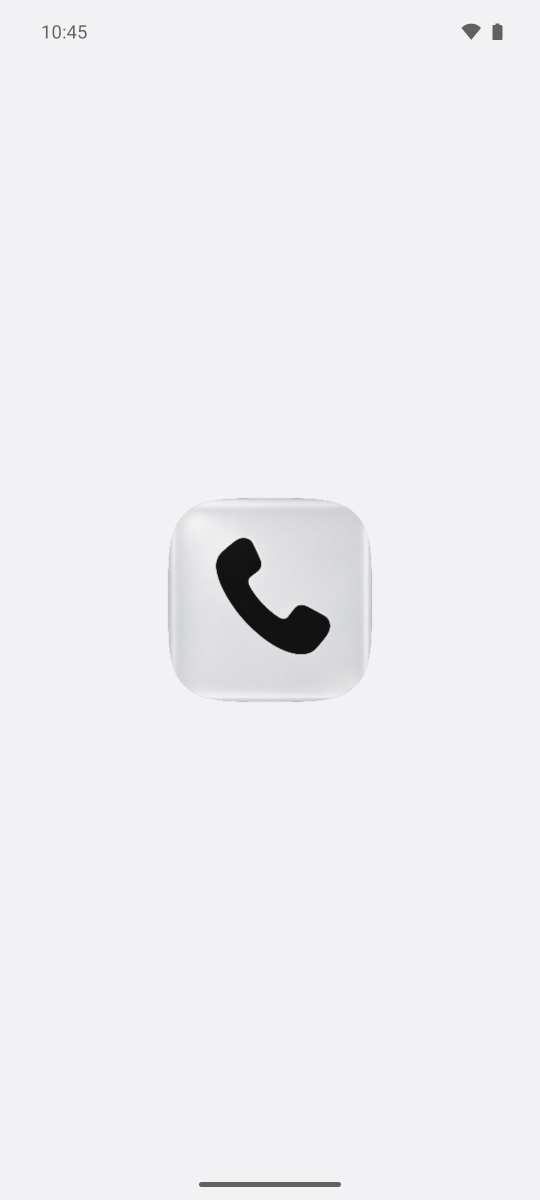
#> input picture store/graphics/concepts/splash.png, 1080 x 2400 px, given in place of icon-c2n.png, which was not available (shown at 1/2 size)
$ python center_icons.py
#> lines starting #> are read from the running program, lines starting #| are printed output that depends on the picture; after the words box and inside, x2 and y2 are one past the last pixel; in counts of white or black regions, pixels touching at a corner belong together
"""
Moves the handset of each icon to the optical centre: halfway between the middle of its box and its
centre of mass lands on the middle of the canvas. The hole it leaves is inpainted from the glass around it.

    python store/tools/center_icons.py
"""
import os

import cv2
import numpy as np

HERE = os.path.dirname(os.path.abspath(__file__))
CONCEPTS = os.path.join(HERE, "..", "graphics", "concepts")
# Source -> output, and whether the handset is light on a dark slab.
ICONS = {"icon-c2n": ("icon-c2c", False), "icon-c3n": ("icon-c3c", False), "icon-green3": ("icon-green4", True), "icon-blue2": ("icon-blue3", True)}

for source, (target, light) in ICONS.items():
    img = cv2.imread(os.path.join(CONCEPTS, source + ".png"))
#> img is the input picture: shape (2400, 1080, 3); mean B, G, R 240.9, 238.9, 238.9
    gray = cv2.cvtColor(img, cv2.COLOR_BGR2GRAY)
    core = (gray > 200) if light else (gray < 70)
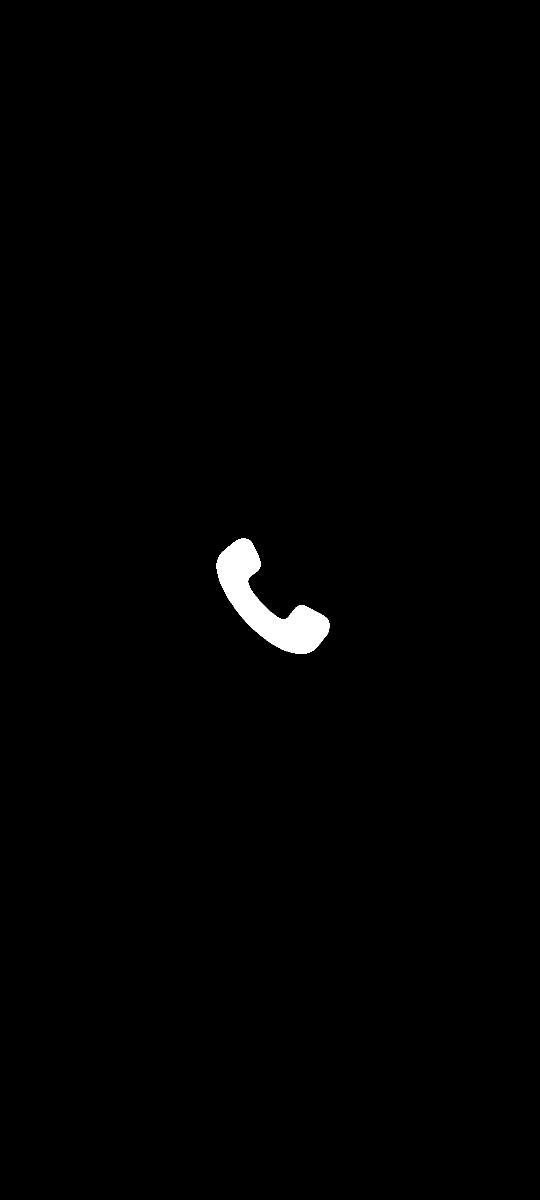
#> core: shape (2400, 1080) bool (shown at 1/2 size); 0.77% white; 1 white region, box (x1, y1, x2, y2) and area: (432, 1076, 660, 1308) 20051
    core[:120, :] = core[-120:, :] = False
    core[:, :120] = core[:, -120:] = False
    core = core.astype(np.uint8)
    # Keep the biggest blob: the handset, not stray highlights.
    count, labels, stats, _ = cv2.connectedComponentsWithStats(core)
#> count = 2; stats = [[0, 0, 1080, 2400, 2571949], [432, 1076, 228, 232, 20051]]
    biggest = 1 + int(np.argmax(stats[1:, cv2.CC_STAT_AREA]))
#> biggest = 1
    core = (labels == biggest).astype(np.uint8)
    ys, xs = np.nonzero(core)
    box = ((xs.min() + xs.max()) / 2, (ys.min() + ys.max()) / 2)
#> box = (545.5, 1191.5)
    mass = (xs.mean(), ys.mean())
#> mass = (533.6, 1207.5)
    optical = ((box[0] + mass[0]) / 2, (box[1] + mass[1]) / 2)
#> optical = (539.5, 1199.5)
    h, w = gray.shape
#> h = 2400; w = 1080
    dx, dy = int(round(w / 2 - optical[0])), int(round(h / 2 - optical[1]))
#> dx = 0; dy = 1
    # The handset with its soft rim and shadow.
    region = cv2.dilate(core, np.ones((5, 5), np.uint8), iterations=6)
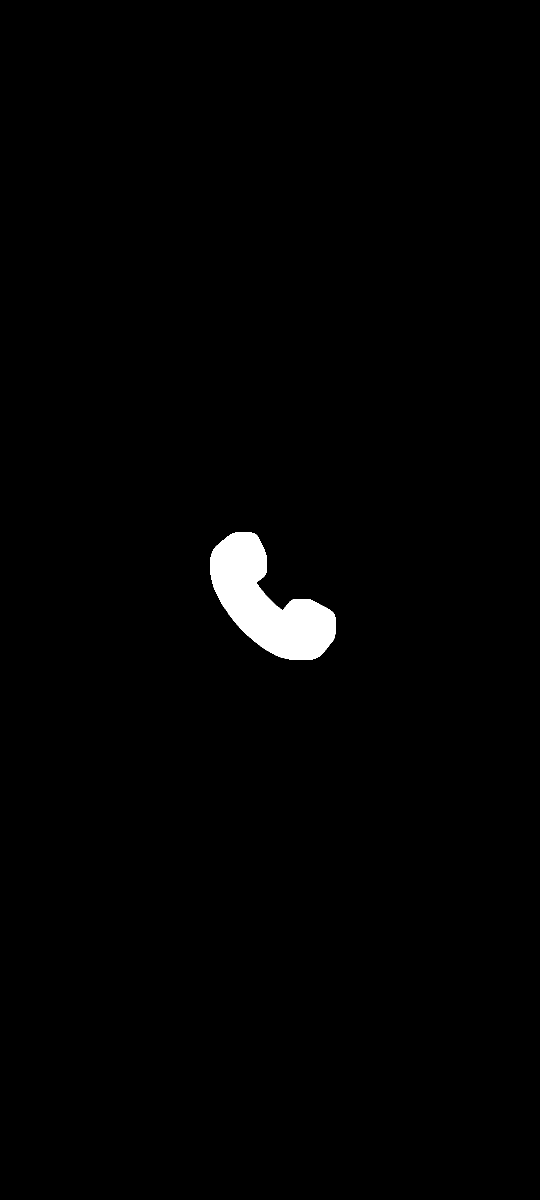
#> region: shape (2400, 1080) (shown at 1/2 size); values 0 (black) and 1 (white), 1.3% white; 1 white region, box (x1, y1, x2, y2) and area: (420, 1064, 672, 1320) 32856
    hole = cv2.dilate(region, np.ones((5, 5), np.uint8), iterations=3)
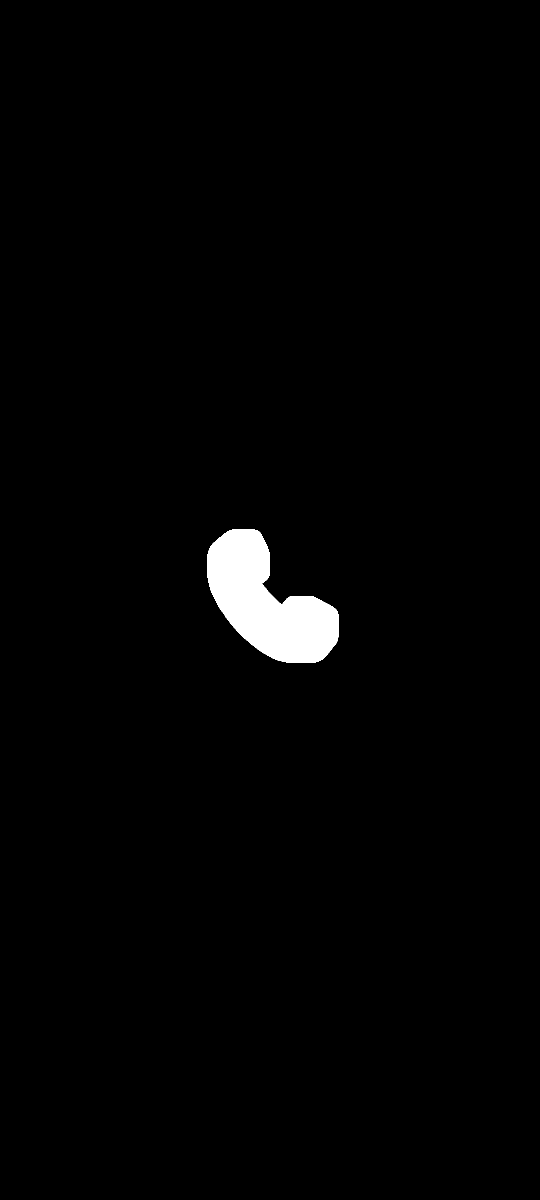
#> hole: shape (2400, 1080) (shown at 1/2 size); values 0 (black) and 1 (white), 1.5% white; 1 white region, box (x1, y1, x2, y2) and area: (414, 1058, 678, 1326) 39541
    clean = cv2.inpaint(img, hole * 255, 9, cv2.INPAINT_TELEA)
    shift = np.float32([[1, 0, dx], [0, 1, dy]])
#> shift = [[1, 0, 0], [0, 1, 1]]
    moved = cv2.warpAffine(img, shift, (w, h), borderMode=cv2.BORDER_REPLICATE)
    alpha = cv2.warpAffine(region.astype(np.float32), shift, (w, h))
#> alpha: shape (2400, 1080) float32; values 0 (black) and 1 (white), 1.3% white; 1 white region, box (x1, y1, x2, y2) and area: (420, 1065, 672, 1321) 32856
    alpha = cv2.GaussianBlur(alpha, (0, 0), 3)[..., None]
#> alpha: shape (2400, 1080, 1) float32
    out = (moved * alpha + clean * (1 - alpha)).astype(np.uint8)
    cv2.imwrite(os.path.join(CONCEPTS, target + ".png"), out)
    print(target, "moved", dx, dy)
#| icon-c2c moved 0 1
#> (the run stopped early here; a loop or call above may not have finished)
